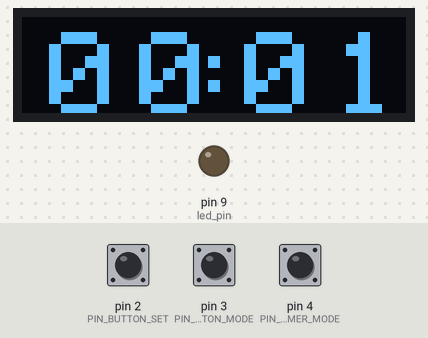
Bench run of a sketch on a simulated Arduino Uno, built with avr-gcc and run on an emulated ATmega328P. Shown: 128×32 one-colour display, output pins drawn as LEDs (lit = HIGH). Inputs (shaded band) come from the test bench; at power-on: pin 3 (PIN_BUTTON_MODE) HIGH, pin 2 (PIN_BUTTON_SET) HIGH, pin 4 (PIN_BUTTON_TIMER_MODE) HIGH. The display library's start-up logo is not drawn.

Above: at 1.2 s.
1.3 s: pin 3 (PIN_BUTTON_MODE) pulled LOW for 1 s
At 3.4 s:
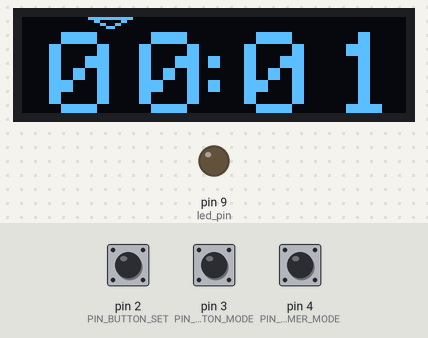
3.8 s: pin 2 (PIN_BUTTON_SET) pulled LOW for 1 s
At 5.9 s:
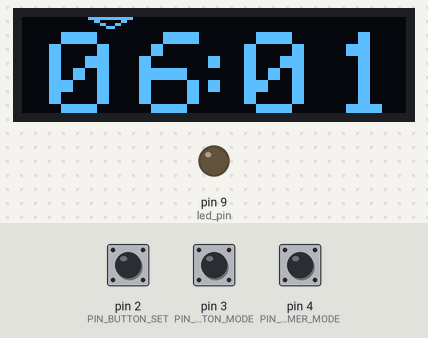
6.3 s: pin 4 (PIN_BUTTON_TIMER_MODE) pulled LOW for 3.2 s
At 10.6 s:
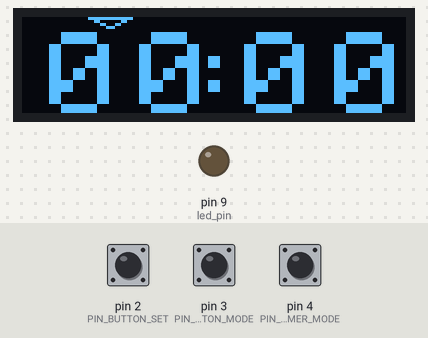
11.0 s: pin 2 (PIN_BUTTON_SET) pulled LOW for 0.15 s
At 11.4 s:
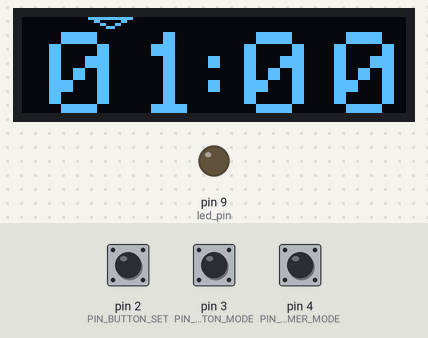
12.6 s: pin 4 (PIN_BUTTON_TIMER_MODE) pulled LOW for 0.15 s
At 13.6 s:
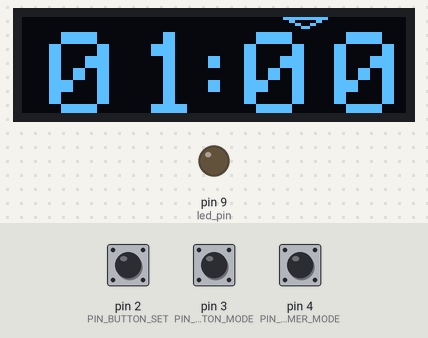
14.2 s: pin 3 (PIN_BUTTON_MODE) pulled LOW for 1 s
At 15.7 s:
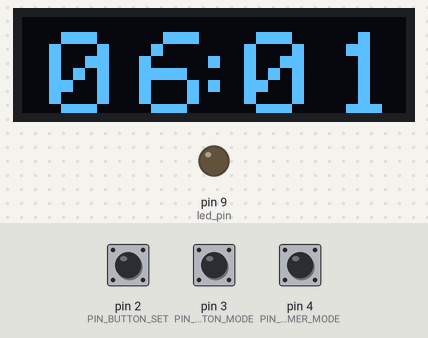
Timing chart, 0 to 17.2 s (numbered marks = the images above; inputs shaded):
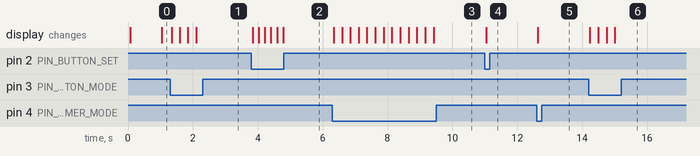

Measured:
- after the input at 1.3 s, the display: changes after 0.05 s (image 1)
- after the input at 3.8 s, the display: first changes at once (image 2 shows a later state)
- after the input at 6.3 s, the display: changes at once (image 3)
- after the input at 11.0 s, the display: changes at once (image 4)
- after the input at 12.6 s, the display: changes at once (image 5)
- after the input at 14.2 s, the display: changes at once (image 6)

The sketch:

Miniclock_G1.ino
```cpp
#include <EEPROM.h>
#include <SPI.h>
#include <Wire.h>
#include <Adafruit_GFX.h>
#include <Adafruit_SSD1306.h>

#define NOTE_B0  31
#define NOTE_C1  33
#define NOTE_CS1 35
#define NOTE_D1  37
#define NOTE_DS1 39
#define NOTE_E1  41
#define NOTE_F1  44
#define NOTE_FS1 46
#define NOTE_G1  49
#define NOTE_GS1 52
#define NOTE_A1  55
#define NOTE_AS1 58
#define NOTE_B1  62
#define NOTE_C2  65
#define NOTE_CS2 69
#define NOTE_D2  73
#define NOTE_DS2 78
#define NOTE_E2  82
#define NOTE_F2  87
#define NOTE_FS2 93
#define NOTE_G2  98
#define NOTE_GS2 104
#define NOTE_A2  110
#define NOTE_AS2 117
#define NOTE_B2  123
#define NOTE_C3  131
#define NOTE_CS3 139
#define NOTE_D3  147
#define NOTE_DS3 156
#define NOTE_E3  165
#define NOTE_F3  175
#define NOTE_FS3 185
#define NOTE_G3  196
#define NOTE_GS3 208
#define NOTE_A3  220
#define NOTE_AS3 233
#define NOTE_B3  247
#define NOTE_C4  262
#define NOTE_CS4 277
#define NOTE_D4  294
#define NOTE_DS4 311
#define NOTE_E4  330
#define NOTE_F4  349
#define NOTE_FS4 370
#define NOTE_G4  392
#define NOTE_GS4 415
#define NOTE_A4  440
#define NOTE_AS4 466
#define NOTE_B4  494
#define NOTE_C5  523
#define NOTE_CS5 554
#define NOTE_D5  587
#define NOTE_DS5 622
#define NOTE_E5  659
#define NOTE_F5  698
#define NOTE_FS5 740
#define NOTE_G5  784
#define NOTE_GS5 831
#define NOTE_A5  880
#define NOTE_AS5 932
#define NOTE_B5  988
#define NOTE_C6  1047
#define NOTE_CS6 1109
#define NOTE_D6  1175
#define NOTE_DS6 1245
#define NOTE_E6  1319
#define NOTE_F6  1397
#define NOTE_FS6 1480
#define NOTE_G6  1568
#define NOTE_GS6 1661
#define NOTE_A6  1760
#define NOTE_AS6 1865
#define NOTE_B6  1976
#define NOTE_C7  2093
#define NOTE_CS7 2217
#define NOTE_D7  2349
#define NOTE_DS7 2489
#define NOTE_E7  2637
#define NOTE_F7  2794
#define NOTE_FS7 2960
#define NOTE_G7  3136
#define NOTE_GS7 3322
#define NOTE_A7  3520
#define NOTE_AS7 3729
#define NOTE_B7  3951
#define NOTE_C8  4186
#define NOTE_CS8 4435
#define NOTE_D8  4699
#define NOTE_DS8 4978


# define OLED_RESET 4
# define SCREEN_W 128
# define SCREEN_H 32
# define Buzzer 12
Adafruit_SSD1306 display(SCREEN_W, SCREEN_H, &Wire, OLED_RESET);

int hours = 0;
int minutes = 0;
int seconds = 59;
int Timer_hours;
int Timer_minutes;
const int Timer_seconds = 0;
bool Time_Stop = 1;

unsigned long currentMillis = 0;
int elapsedTimeUpdateMillis = 0;
unsigned long previousTimeUpdateMillis = 0;

const int PIN_BUTTON_TIMER_MODE = 4;
const int PIN_BUTTON_MODE = 3;
const int PIN_BUTTON_SET = 2;

unsigned long elapsedMusicMillis = 0;
unsigned long previousMusicMillis = 0;
struct music {
  int note;
  int Time;
};
typedef const struct music Test;
Test Music[56]={

  {NOTE_D5,125},
  {NOTE_CS5,125},
  {NOTE_B4,250},
  {NOTE_FS4,250},
  {0,125},
  {NOTE_FS4,125},
  {NOTE_FS4,125},
  {NOTE_FS4,125},
  {NOTE_FS4,125},
  {NOTE_FS4,125},

  {NOTE_B4,125},
  {NOTE_B4,125},
  {NOTE_B4,125},
  {NOTE_B4,125},
  {NOTE_A4,250},
  {NOTE_B4,125},
  {0,125},

  {NOTE_G4,125},
  {0,125},
  {0,125},
  {NOTE_G4,125},
  {0,125},
  {NOTE_G4,125},
  {NOTE_G4,125},
  {NOTE_G4,125},
  {NOTE_G4,125},
  {NOTE_G4,125},

  {NOTE_B4,125},
  {NOTE_B4,150},
  {NOTE_B4,150},
  {NOTE_B4,150},
  {NOTE_CS5,250},
  {NOTE_D5,250},
  {0,125},
  {0,125},
  {NOTE_A4,125},
  {0,125},

  {NOTE_A4,125},
  {NOTE_A4,125},
  {NOTE_A4,125},
  {NOTE_A4,125},

  {NOTE_D5,250},
  {NOTE_CS5,125},
  {NOTE_D5,125},
  {NOTE_CS5,125},
  {NOTE_D5,125},
  {NOTE_E5,125},
  {NOTE_E5,125},
};

int BUTTON_MODE_DEBOUNCE_TIME = 250;
int BUTTON_SET_DEBOUNCE_TIME = 175;

unsigned long elapsedButtonModeMillis = 0;
unsigned long previousButtonModeMillis = 0;

unsigned long elapsedButtonSetMillis = 0;
unsigned long previousButtonSetMillis = 0;

const int MODE_SHOW_TIME = 0;
const int MODE_SET_MINUTES = 2;
const int MODE_SET_HOURS = 1;
const int MODE_SET_TIMER_MINUTES = 4;
const int MODE_SET_TIMER_HOURS = 3;
byte currentMode = MODE_SHOW_TIME;
byte previousMode = 0;

int vr_pin = A0;
int led_pin = 9;
bool light = false;

void setup()
{
  pinMode(vr_pin, INPUT);
  pinMode(led_pin, OUTPUT);

  display.begin(SSD1306_SWITCHCAPVCC, 0x3C);
  display.display();
  Serial.begin(9600);
  hours = EEPROM.read(0);
  minutes = EEPROM.read(1);
  Timer_hours = EEPROM.read(2);
  Timer_minutes = EEPROM.read(3);
  display.clearDisplay();
  drawTime();
  display.display();
}
int i = 1;
void loop()
{
  display.fillScreen(BLACK);
  currentMillis = millis();
  checkTime();
  if (currentMode > 2)
  {
    increaseSeconds();
    checkTimer();
    drawTimer();
    if(currentMode == 3)
    {
      display.drawTriangle(22 , 0, 29, 3, 36, 0, WHITE);
    }
    else
    {
      display.drawTriangle(87 , 0, 94, 3, 101, 0, WHITE);
    }
  }
  else if (currentMode == MODE_SHOW_TIME)
  {
    increaseSeconds();
    drawTime();
    if(hours == Timer_hours && minutes == Timer_minutes && seconds == Timer_seconds)
    {
      Time_Stop = 0;
    }
    elapsedMusicMillis = currentMillis - previousMusicMillis;
    //Serial.println(seconds);
    if(Time_Stop == 0 && elapsedMusicMillis> Music[i-1].Time)
    {
      tone(Buzzer,Music[i].note,Music[i].Time);
      i++;
      previousMusicMillis = currentMillis;
      if(i > 56){
        i = 1;
      }
      light = true;

    }
    else if (Time_Stop == 1){
      noTone(12);
      i=1;
    }
  }
  else
  {
    previousTimeUpdateMillis = currentMillis;
    drawTime();
    if(currentMode == 1)
    {
      display.drawTriangle(22 , 0, 29, 3, 36, 0, WHITE);
    }
    else
    {
      display.drawTriangle(87 , 0, 94, 3, 101, 0, WHITE);
    }
  }

  if (digitalRead(PIN_BUTTON_TIMER_MODE) == LOW) {
    buttonTimerModeHandler();
    Time_Stop = 1;
    light = false;
    analogWrite(led_pin,0);
  }
  if (digitalRead(PIN_BUTTON_MODE) == LOW) {
    buttonModeHandler();
    Time_Stop = 1;
    light = false;
    analogWrite(led_pin,0);
  }
  if (digitalRead(PIN_BUTTON_SET) == LOW) {
    buttonSetHandler();
    Time_Stop = 1;
    light = false;
    analogWrite(led_pin,0);
  }
  if(light == true){
    int vr = analogRead(vr_pin);
    int vr1 = map(vr,0,1023,0,255);
    analogWrite(led_pin,vr1);
    //Serial.println(vr1);
  }
  display.display();
}

void drawTime()
{
  display.setTextSize(4);
  display.setTextColor(WHITE);
  if (hours<10){
    display.setCursor(9, 5);
    display.println("0");
    display.setCursor(39, 5);
    display.println(hours);
  }
  else{
    display.setCursor(9, 5);
    display.println(hours);
  }
  display.setCursor(54, 5);
  display.println(":");
  if (minutes<10){
    display.setCursor(74, 5);
    display.println("0");
    display.setCursor(104, 5);
    display.println(minutes);
  }
  else{
    display.setCursor(74, 5);
    display.println(minutes);
  }
}

void drawTimer()
{
  display.setTextSize(4);
  display.setTextColor(WHITE);
  if (Timer_hours<10){
    display.setCursor(9, 5);
    display.println("0");
    display.setCursor(39, 5);
    display.println(Timer_hours);
  }
  else{
    display.setCursor(9, 5);
    display.println(Timer_hours);
  }
  display.setCursor(54, 5);
  display.println(":");
  if (Timer_minutes<10){
    display.setCursor(74, 5);
    display.println("0");
    display.setCursor(104, 5);
    display.println(Timer_minutes);
  }
  else{
    display.setCursor(74, 5);
    display.println(Timer_minutes);
  }
}

void checkTime() {
  if (seconds > 59)
  {
    seconds = 0;
    minutes++;
    //EEPROM.put(1, minutes);
  }
  if (minutes > 59)
  {
    minutes = 0;
    hours++;
    //EEPROM.put(0, hours);
  }
  if (hours > 23)
  {
    hours = 0;
  }
}

void checkTimer() {
  if (Timer_minutes > 59)
  {
    Timer_minutes = 0;
    Timer_hours++;
  }
  if (Timer_hours > 23)
  {
    Timer_hours = 0;
  }
}

void increaseSeconds()
{
  elapsedTimeUpdateMillis = currentMillis - previousTimeUpdateMillis;

  if (elapsedTimeUpdateMillis > 1000)
  {
    seconds++;
    previousTimeUpdateMillis = currentMillis - (elapsedTimeUpdateMillis - 1000);
  }
}

void buttonModeHandler()
{
  previousMode = 0;
  elapsedButtonModeMillis = currentMillis - previousButtonModeMillis;
  if (elapsedButtonModeMillis > BUTTON_MODE_DEBOUNCE_TIME)
  {
    previousButtonModeMillis = currentMillis;
    currentMode++;

    if (currentMode > 2)
    {
      currentMode = 0;
      //EEPROM.update(1, minutes);
      //EEPROM.update(0, hours);
    }

  }
}

void buttonTimerModeHandler()
{
  elapsedButtonModeMillis = currentMillis - previousButtonModeMillis;
  if (elapsedButtonModeMillis > BUTTON_MODE_DEBOUNCE_TIME)
  {
    previousButtonModeMillis = currentMillis;
    currentMode = 3;
    currentMode+=previousMode;
    previousMode++;

    if (currentMode > 4)
    {
      currentMode = 0;
      previousMode = 0;
      //EEPROM.update(3, Timer_minutes);
      //EEPROM.update(2, Timer_hours);
    }
  }
}

void buttonSetHandler()
{
  elapsedButtonSetMillis = currentMillis - previousButtonSetMillis;
  if (elapsedButtonSetMillis > BUTTON_SET_DEBOUNCE_TIME)
  {
    previousButtonSetMillis = currentMillis;

    if (currentMode == MODE_SET_MINUTES)
    {
      minutes++;
    }
    if (currentMode == MODE_SET_HOURS)
    {
      hours++;
    }
    if (currentMode == MODE_SET_TIMER_MINUTES)
    {
      Timer_minutes++;
    }
    if (currentMode == MODE_SET_TIMER_HOURS)
    {
      Timer_hours++;
    }
  }
}
```
